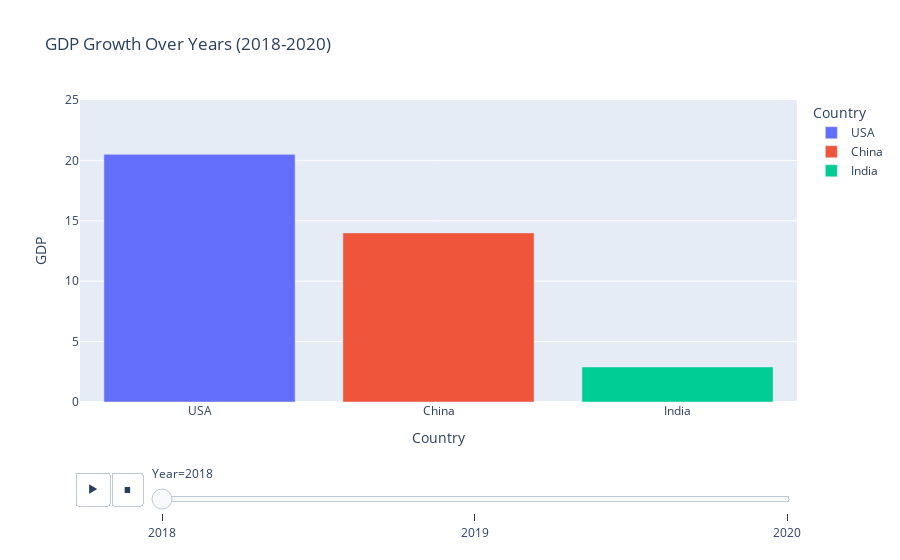

Notebook cell for this chart:
### Code cell
import plotly.express as px
import pandas as pd

# Create sample data
data = {
    'Year': [2018, 2018, 2018, 2019, 2019, 2019, 2020, 2020, 2020],
    'Country': ['USA', 'China', 'India', 'USA', 'China', 'India', 'USA', 'China', 'India'],
    'GDP': [20.5, 14.0, 2.9, 21.0, 14.5, 3.2, 22.0, 15.0, 3.5]
}

df = pd.DataFrame(data)

# Create an animated bar chart
fig = px.bar(df, x='Country', y='GDP', color='Country', animation_frame='Year',
             range_y=[0, 25], title='GDP Growth Over Years (2018-2020)')

# Show interactive chart
fig.show()

### Figure 1 — Plotly figure (JSON) as saved in the notebook; plotly's stock layout.template omitted (floating-point values rounded to 4 significant figures)
{"data": [{"alignmentgroup": "True", "hovertemplate": "Country=%{x}<br>Year=2018<br>GDP=%{y}<extra></extra>", "legendgroup": "USA", "marker": {"color": "#636efa", "pattern": {"shape": ""}}, "name": "USA", "offsetgroup": "USA", "orientation": "v", "showlegend": true, "textposition": "auto", "type": "bar", "x": ["USA"], "xaxis": "x", "y": [20.5], "yaxis": "y"}, {"alignmentgroup": "True", "hovertemplate": "Country=%{x}<br>Year=2018<br>GDP=%{y}<extra></extra>", "legendgroup": "China", "marker": {"color": "#EF553B", "pattern": {"shape": ""}}, "name": "China", "offsetgroup": "China", "orientation": "v", "showlegend": true, "textposition": "auto", "type": "bar", "x": ["China"], "xaxis": "x", "y": [14], "yaxis": "y"}, {"alignmentgroup": "True", "hovertemplate": "Country=%{x}<br>Year=2018<br>GDP=%{y}<extra></extra>", "legendgroup": "India", "marker": {"color": "#00cc96", "pattern": {"shape": ""}}, "name": "India", "offsetgroup": "India", "orientation": "v", "showlegend": true, "textposition": "auto", "type": "bar", "x": ["India"], "xaxis": "x", "y": [2.9], "yaxis": "y"}], "layout": {"barmode": "relative", "legend": {"title": {"text": "Country"}, "tracegroupgap": 0}, "sliders": [{"active": 0, "currentvalue": {"prefix": "Year="}, "len": 0.9, "pad": {"b": 10, "t": 60}, "steps": [{"args": [["2018"], {"frame": {"duration": 0, "redraw": true}, "fromcurrent": true, "mode": "immediate", "transition": {"duration": 0, "easing": "linear"}}], "label": "2018", "method": "animate"}, {"args": [["2019"], {"frame": {"duration": 0, "redraw": true}, "fromcurrent": true, "mode": "immediate", "transition": {"duration": 0, "easing": "linear"}}], "label": "2019", "method": "animate"}, {"args": [["2020"], {"frame": {"duration": 0, "redraw": true}, "fromcurrent": true, "mode": "immediate", "transition": {"duration": 0, "easing": "linear"}}], "label": "2020", "method": "animate"}], "x": 0.1, "xanchor": "left", "y": 0, "yanchor": "top"}], "title": {"text": "GDP Growth Over Years (2018-2020)"}, "updatemenus": [{"buttons": [{"args": [null, {"frame": {"duration": 500, "redraw": true}, "fromcurrent": true, "mode": "immediate", "transition": {"duration": 500, "easing": "linear"}}], "label": "&#9654;", "method": "animate"}, {"args": [[null], {"frame": {"duration": 0, "redraw": true}, "fromcurrent": true, "mode": "immediate", "transition": {"duration": 0, "easing": "linear"}}], "label": "&#9724;", "method": "animate"}], "direction": "left", "pad": {"r": 10, "t": 70}, "showactive": false, "type": "buttons", "x": 0.1, "xanchor": "right", "y": 0, "yanchor": "top"}], "xaxis": {"anchor": "y", "categoryarray": ["USA", "China", "India"], "categoryorder": "array", "domain": [0, 1], "title": {"text": "Country"}}, "yaxis": {"anchor": "x", "domain": [0, 1], "range": [0, 25], "title": {"text": "GDP"}}}}
